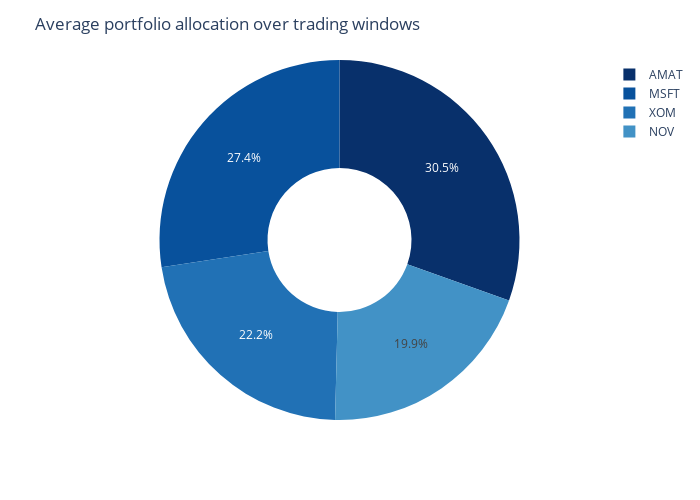

The notebook cell saved with this chart:
### Markdown cell above
#### Portfolio allocation

### Code cell
layout = generate_layout(
    fig_height=500, 
    fig_width=700, 
    fig_title="Average portfolio allocation over trading windows"
)

fig = plot_avg_portfolio_allocation(results[setting], layout)

fig.show()

### Figure 1 — Plotly figure (JSON) as saved in the notebook; plotly's stock layout.template omitted (floating-point values rounded to 4 significant figures)
{"data": [{"domain": {"x": [0, 1], "y": [0, 1]}, "hole": 0.4, "hovertemplate": "Asset=%{label}<br>% Share=%{value}<extra></extra>", "labels": ["AMAT", "MSFT", "XOM", "NOV"], "legendgroup": "", "name": "", "showlegend": true, "type": "pie", "values": [30.46, 27.42, 22.19, 19.93]}], "layout": {"height": 500, "legend": {"tracegroupgap": 0}, "margin": {"t": 60}, "piecolorway": ["rgb(8,48,107)", "rgb(8,81,156)", "rgb(33,113,181)", "rgb(66,146,198)"], "plot_bgcolor": "white", "title": {"text": "Average portfolio allocation over trading windows"}, "width": 700}}
